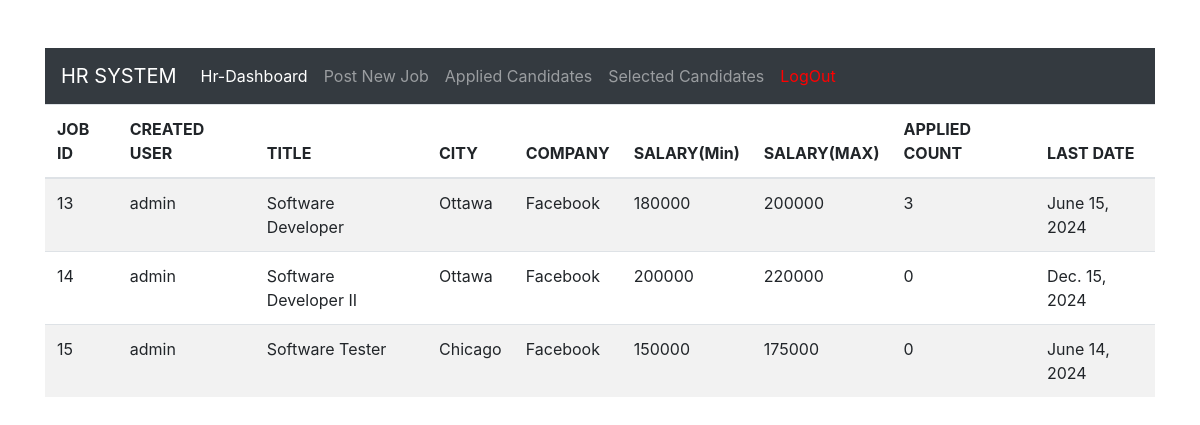
Screenshot of /hrdashboard/ (signed in) with the database file from the repository.
### hr_app/models.py (models this page shows, shortened)
class JobPost(models.Model):
    user = models.ForeignKey(to=User,on_delete=models.CASCADE)
    title=models.CharField(max_length=200)
    city=models.CharField(max_length=200)
    company_name=models.CharField(max_length=200)
    salary_rannge_min=models.IntegerField(default=0)
    salary_rannge_max=models.IntegerField(default=0)
    applied_count=models.IntegerField(default=0)
    last_apply_date=models.DateField()

### hr_app/views.py (the view)
# urls.py: path('hrdashboard/', views.hrHome_view,name='home'),
@login_required
def hrHome_view(request):
     jobs_data = JobPost.objects.all()
     return render(request,'hr/hrdashboard.html',{'data': jobs_data})

### hr_app/templates/hr/hrdashboard.html (shortened to what this page needs)
<!DOCTYPE html>
<html lang="en">
<head>
    <link rel="stylesheet" href="https://stackpath.bootstrapcdn.com/bootstrap/4.3.1/css/bootstrap.min.css">
</head>
<body>
<div class="container mt-5">
    {% include 'hr/navbar.html' %}
    <table class="table table-striped">
        <thead>
            <tr>
                <th>JOB ID</th>
                <th>CREATED USER</th>
                <th>TITLE</th>
                <th>CITY</th>
                <th>COMPANY</th>
                <th>SALARY(Min)</th>
                <th>SALARY(MAX)</th>
                <th>APPLIED COUNT</th>
                <th>LAST DATE</th>
            </tr>
        </thead>
        <tbody>
            {% for item in data %}
                <tr>
                    <td>{{ item.id }}</td>
                    <td>{{ item.user }}</td>
                    <td>{{ item.title }}</td>
                    <td>{{ item.city }}</td>
                    <td>{{ item.company_name }}</td>
                    <td>{{ item.salary_rannge_min }}</td>
                    <td>{{ item.salary_rannge_max }}</td>
                    <td>{{ item.applied_count }}</td>
                    <td>{{ item.last_apply_date }}</td>
                </tr>
            {% endfor %}
        </tbody>
    </table>
</div>
</body>
</html>

### rows the page displays
JobPost: id "13", user "admin", title "Software Developer", city "Ottawa", company_name "Facebook", salary_rannge_min "180000", salary_rannge_max "200000", applied_count "3", last_apply_date "June 15, 2024"
JobPost: id "14", user "admin", title "Software Developer II", city "Ottawa", company_name "Facebook", salary_rannge_min "200000", salary_rannge_max "220000", applied_count "0", last_apply_date "Dec. 15, 2024"
JobPost: id "15", user "admin", title "Software Tester", city "Chicago", company_name "Facebook", salary_rannge_min "150000", salary_rannge_max "175000", applied_count "0", last_apply_date "June 14, 2024"
